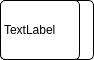
<?xml version="1.0" encoding="UTF-8"?>
<ui version="4.0">
 <class>QCoordinateToolTip</class>
 <widget class="QWidget" name="QCoordinateToolTip">
  <property name="geometry">
   <rect>
    <x>0</x>
    <y>0</y>
    <width>94</width>
    <height>60</height>
   </rect>
  </property>
  <property name="windowTitle">
   <string>QCoordinateToolTip</string>
  </property>
  <property name="styleSheet">
   <string notr="true">QWidget {
	background-color: white;
    border: 1px solid black;
	border-radius: 5px;     
}
</string>
  </property>
  <widget class="QLabel" name="coordinate_label">
   <property name="geometry">
    <rect>
     <x>0</x>
     <y>0</y>
     <width>80</width>
     <height>60</height>
    </rect>
   </property>
   <property name="styleSheet">
    <string notr="true"/>
   </property>
   <property name="text">
    <string>TextLabel</string>
   </property>
  </widget>
 </widget>
 <resources/>
 <connections/>
</ui>
